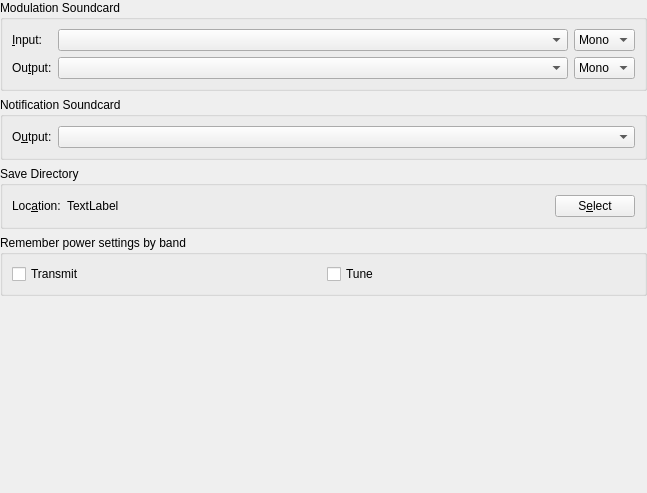
         <widget class="QWidget" name="scrollAreaWidgetContents_5">
          <property name="geometry">
           <rect>
            <x>0</x>
            <y>0</y>
            <width>647</width>
            <height>493</height>
           </rect>
          </property>
          <layout class="QVBoxLayout" name="verticalLayout_29">
           <property name="leftMargin">
            <number>0</number>
           </property>
           <property name="topMargin">
            <number>0</number>
           </property>
           <property name="rightMargin">
            <number>0</number>
           </property>
           <property name="bottomMargin">
            <number>0</number>
           </property>
           <item>
            <widget class="QGroupBox" name="soundcard_group_box">
             <property name="toolTip">
              <string>Souncard</string>
             </property>
             <property name="title">
              <string>Modulation Soundcard</string>
             </property>
             <layout class="QGridLayout" name="gridLayout_6">
              <item row="1" column="1">
               <widget class="LazyFillComboBox" name="sound_output_combo_box">
                <property name="sizePolicy">
                 <sizepolicy hsizetype="Preferred" vsizetype="Fixed">
                  <horstretch>1</horstretch>
                  <verstretch>0</verstretch>
                 </sizepolicy>
                </property>
                <property name="toolTip">
                 <string>Select the audio CODEC to use for transmitting.
If this is your default device for system sounds then
ensure that all system sounds are disabled otherwise
you will broadcast any systems sounds generated during
transmitting periods.</string>
                </property>
               </widget>
              </item>
              <item row="0" column="1">
               <widget class="LazyFillComboBox" name="sound_input_combo_box">
                <property name="sizePolicy">
                 <sizepolicy hsizetype="Preferred" vsizetype="Fixed">
                  <horstretch>1</horstretch>
                  <verstretch>0</verstretch>
                 </sizepolicy>
                </property>
                <property name="toolTip">
                 <string>Select the audio CODEC to use for receiving.</string>
                </property>
               </widget>
              </item>
              <item row="0" column="0">
               <widget class="QLabel" name="sound_input_label">
                <property name="text">
                 <string>&amp;Input:</string>
                </property>
                <property name="buddy">
                 <cstring>sound_input_combo_box</cstring>
                </property>
               </widget>
              </item>
              <item row="0" column="2">
               <widget class="QComboBox" name="sound_input_channel_combo_box">
                <property name="toolTip">
                 <string>Select the channel to use for receiving.</string>
                </property>
                <item>
                 <property name="text">
                  <string>Mono</string>
                 </property>
                </item>
                <item>
                 <property name="text">
                  <string>Left</string>
                 </property>
                </item>
                <item>
                 <property name="text">
                  <string>Right</string>
                 </property>
                </item>
                <item>
                 <property name="text">
                  <string>Both</string>
                 </property>
                </item>
               </widget>
              </item>
              <item row="1" column="2">
               <widget class="QComboBox" name="sound_output_channel_combo_box">
                <property name="toolTip">
                 <string>Select the audio channel used for transmission.
Unless you have multiple radios connected on different
channels; then you will usually want to select mono or
both here.</string>
                </property>
                <item>
                 <property name="text">
                  <string>Mono</string>
                 </property>
                </item>
                <item>
                 <property name="text">
                  <string>Left</string>
                 </property>
                </item>
                <item>
                 <property name="text">
                  <string>Right</string>
                 </property>
                </item>
                <item>
                 <property name="text">
                  <string>Both</string>
                 </property>
                </item>
               </widget>
              </item>
              <item row="1" column="0">
               <widget class="QLabel" name="sound_output_label">
                <property name="text">
                 <string>Ou&amp;tput:</string>
                </property>
                <property name="buddy">
                 <cstring>sound_output_combo_box</cstring>
                </property>
               </widget>
              </item>
             </layout>
            </widget>
           </item>
           <item>
            <widget class="QGroupBox" name="notification_soundcard_group_box">
             <property name="title">
              <string>Notification Soundcard</string>
             </property>
             <layout class="QGridLayout" name="gridLayout_18">
              <item row="0" column="0">
               <widget class="QLabel" name="notification_sound_output_label">
                <property name="text">
                 <string>O&amp;utput:</string>
                </property>
                <property name="buddy">
                 <cstring>sound_output_combo_box</cstring>
                </property>
               </widget>
              </item>
              <item row="0" column="1">
               <widget class="LazyFillComboBox" name="notification_sound_output_combo_box">
                <property name="sizePolicy">
                 <sizepolicy hsizetype="Preferred" vsizetype="Fixed">
                  <horstretch>1</horstretch>
                  <verstretch>0</verstretch>
                 </sizepolicy>
                </property>
                <property name="toolTip">
                 <string>Select the audio CODEC to use for notifications.
If this is your default device for system sounds and transmission then
ensure that all system sounds are disabled otherwise
you will broadcast any systems sounds and notifications generated during
transmitting periods.</string>
                </property>
               </widget>
              </item>
             </layout>
            </widget>
           </item>
           <item>
            <widget class="QGroupBox" name="save_path_group_box">
             <property name="toolTip">
              <string>Save Directory</string>
             </property>
             <property name="title">
              <string>Save Directory</string>
             </property>
             <layout class="QHBoxLayout" name="horizontalLayout_5">
              <item>
               <widget class="QLabel" name="save_path_label">
                <property name="text">
                 <string>Loc&amp;ation:</string>
                </property>
                <property name="buddy">
                 <cstring>save_path_select_push_button</cstring>
                </property>
               </widget>
              </item>
              <item>
               <widget class="QLabel" name="save_path_display_label">
                <property name="sizePolicy">
                 <sizepolicy hsizetype="Preferred" vsizetype="Preferred">
                  <horstretch>1</horstretch>
                  <verstretch>0</verstretch>
                 </sizepolicy>
                </property>
                <property name="toolTip">
                 <string>Path to which .WAV files are saved.</string>
                </property>
                <property name="autoFillBackground">
                 <bool>false</bool>
                </property>
                <property name="text">
                 <string>TextLabel</string>
                </property>
               </widget>
              </item>
              <item>
               <widget class="QPushButton" name="save_path_select_push_button">
                <property name="toolTip">
                 <string>Click to select a different save directory for .WAV files.</string>
                </property>
                <property name="text">
                 <string>S&amp;elect</string>
                </property>
               </widget>
              </item>
             </layout>
            </widget>
           </item>
           <item>
            <widget class="QGroupBox" name="split_operation_group_box_2">
             <property name="toolTip">
              <string>Power Memory By Band</string>
             </property>
             <property name="title">
              <string>Remember power settings by band</string>
             </property>
             <layout class="QHBoxLayout" name="horizontalLayout_13">
              <item>
               <widget class="QCheckBox" name="checkBoxPwrBandTxMemory">
                <property name="toolTip">
                 <string>Enable power memory during transmit</string>
                </property>
                <property name="text">
                 <string>Transmit</string>
                </property>
               </widget>
              </item>
              <item>
               <widget class="QCheckBox" name="checkBoxPwrBandTuneMemory">
                <property name="toolTip">
                 <string>Enable power memory during tuning</string>
                </property>
                <property name="text">
                 <string>Tune</string>
                </property>
               </widget>
              </item>
             </layout>
            </widget>
           </item>
           <item>
            <spacer name="verticalSpacer_3">
             <property name="orientation">
              <enum>Qt::Orientation::Vertical</enum>
             </property>
             <property name="sizeHint" stdset="0">
              <size>
               <width>0</width>
               <height>0</height>
              </size>
             </property>
            </spacer>
           </item>
           <item>
            <widget class="QWidget" name="widget_2" native="true"/>
           </item>
          </layout>
         </widget>
